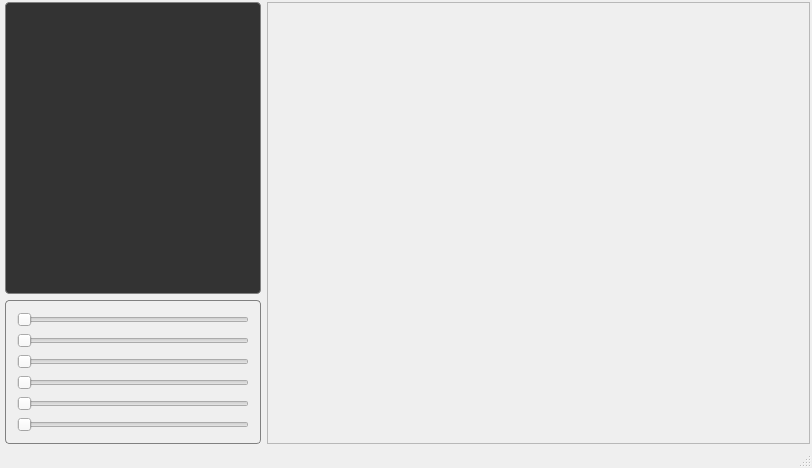
<?xml version="1.0" encoding="UTF-8"?>
<ui version="4.0">
 <class>MainWindow</class>
 <widget class="QMainWindow" name="MainWindow">
  <property name="geometry">
   <rect>
    <x>0</x>
    <y>0</y>
    <width>812</width>
    <height>468</height>
   </rect>
  </property>
  <property name="windowTitle">
   <string>MainWindow</string>
  </property>
  <property name="styleSheet">
   <string notr="true">QGroupBox {
    border: 1px solid grey;
    border-radius: 4px;
    margin-top: 0.5em;
    font-weight: bold;
}

QGroupBox::title {
    subcontrol-origin: margin;
    left: 10px;
    padding: 0 3px 0 3px;
}
</string>
  </property>
  <property name="unifiedTitleAndToolBarOnMac">
   <bool>false</bool>
  </property>
  <widget class="QWidget" name="centralWidget">
   <layout class="QVBoxLayout" name="verticalLayout">
    <property name="leftMargin">
     <number>2</number>
    </property>
    <property name="topMargin">
     <number>2</number>
    </property>
    <property name="rightMargin">
     <number>2</number>
    </property>
    <property name="bottomMargin">
     <number>2</number>
    </property>
    <item>
     <layout class="QHBoxLayout" name="horizontalLayout" stretch="0,5">
      <item>
       <layout class="QVBoxLayout" name="verticalLayout_left" stretch="10,1">
        <property name="leftMargin">
         <number>3</number>
        </property>
        <property name="bottomMargin">
         <number>0</number>
        </property>
        <item>
         <widget class="QPlainTextEdit" name="plain_text_log">
          <property name="styleSheet">
           <string notr="true">QPlainTextEdit { 
    border: 1px solid grey;
    border-radius: 4px;
    font: Ubuntu mono;
    font-size: 12px;
	background-color: #333;
    color: #00aa33;
}
</string>
          </property>
          <property name="readOnly">
           <bool>true</bool>
          </property>
          <property name="textInteractionFlags">
           <set>Qt::TextSelectableByMouse</set>
          </property>
         </widget>
        </item>
        <item alignment="Qt::AlignTop">
         <widget class="QGroupBox" name="slider_groupbox">
          <property name="title">
           <string/>
          </property>
          <layout class="QVBoxLayout" name="verticalLayout_3">
           <item>
            <widget class="QSlider" name="horizontalSlider_0">
             <property name="orientation">
              <enum>Qt::Horizontal</enum>
             </property>
            </widget>
           </item>
           <item>
            <widget class="QSlider" name="horizontalSlider_1">
             <property name="maximum">
              <number>100</number>
             </property>
             <property name="orientation">
              <enum>Qt::Horizontal</enum>
             </property>
             <property name="tickPosition">
              <enum>QSlider::NoTicks</enum>
             </property>
            </widget>
           </item>
           <item>
            <widget class="QSlider" name="horizontalSlider_2">
             <property name="maximum">
              <number>100</number>
             </property>
             <property name="orientation">
              <enum>Qt::Horizontal</enum>
             </property>
             <property name="tickPosition">
              <enum>QSlider::NoTicks</enum>
             </property>
            </widget>
           </item>
           <item>
            <widget class="QSlider" name="horizontalSlider_3">
             <property name="maximum">
              <number>100</number>
             </property>
             <property name="orientation">
              <enum>Qt::Horizontal</enum>
             </property>
             <property name="tickPosition">
              <enum>QSlider::NoTicks</enum>
             </property>
            </widget>
           </item>
           <item>
            <widget class="QSlider" name="horizontalSlider_4">
             <property name="maximum">
              <number>100</number>
             </property>
             <property name="orientation">
              <enum>Qt::Horizontal</enum>
             </property>
             <property name="tickPosition">
              <enum>QSlider::NoTicks</enum>
             </property>
            </widget>
           </item>
           <item>
            <widget class="QSlider" name="horizontalSlider_5">
             <property name="maximum">
              <number>100</number>
             </property>
             <property name="orientation">
              <enum>Qt::Horizontal</enum>
             </property>
             <property name="tickPosition">
              <enum>QSlider::NoTicks</enum>
             </property>
            </widget>
           </item>
           <item>
            <spacer name="verticalSpacer">
             <property name="orientation">
              <enum>Qt::Vertical</enum>
             </property>
             <property name="sizeHint" stdset="0">
              <size>
               <width>20</width>
               <height>40</height>
              </size>
             </property>
            </spacer>
           </item>
          </layout>
          <zorder>horizontalSlider_4</zorder>
          <zorder>horizontalSlider_2</zorder>
          <zorder>horizontalSlider_5</zorder>
          <zorder>horizontalSlider_3</zorder>
          <zorder>verticalSpacer</zorder>
          <zorder>horizontalSlider_1</zorder>
          <zorder>horizontalSlider_0</zorder>
         </widget>
        </item>
       </layout>
      </item>
      <item>
       <widget class="QScrollArea" name="scrollArea">
        <property name="widgetResizable">
         <bool>true</bool>
        </property>
        <widget class="QWidget" name="scrollAreaWidgetContents">
         <property name="geometry">
          <rect>
           <x>0</x>
           <y>0</y>
           <width>534</width>
           <height>433</height>
          </rect>
         </property>
        </widget>
       </widget>
      </item>
     </layout>
    </item>
   </layout>
  </widget>
  <widget class="QStatusBar" name="statusBar"/>
 </widget>
 <layoutdefault spacing="6" margin="11"/>
 <resources/>
 <connections/>
</ui>
